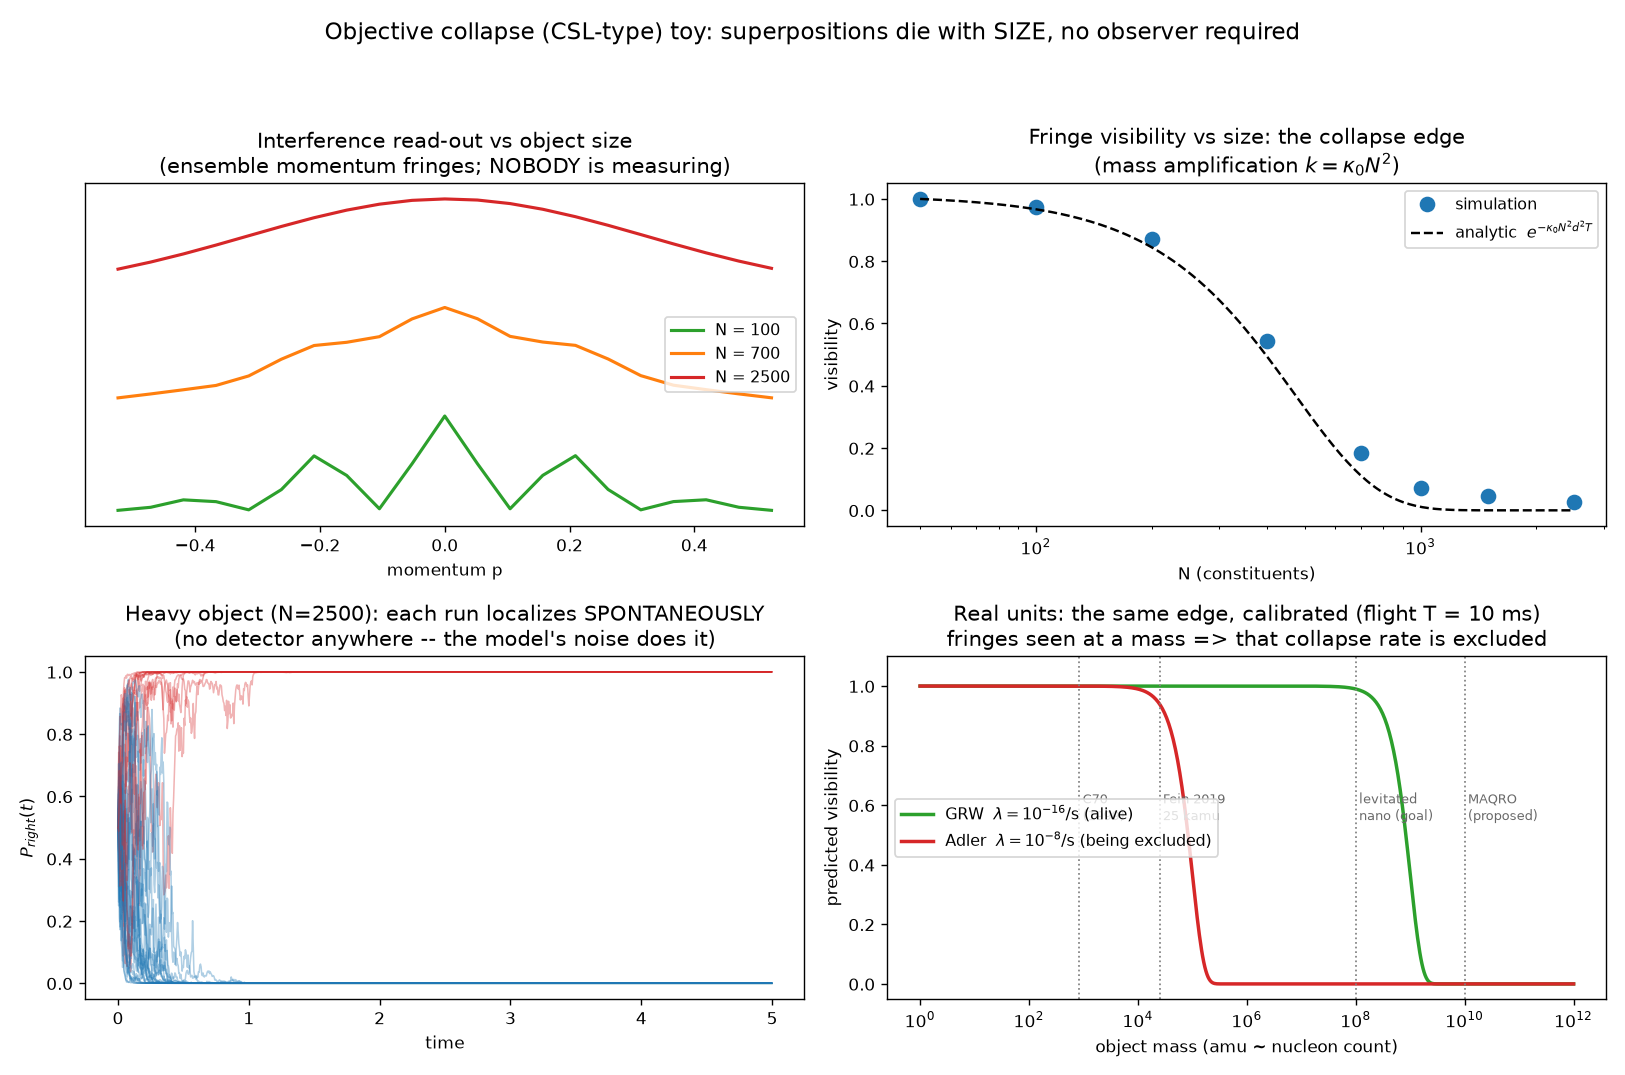

This chart was generated by the following Python code:
"""
Experiment 4 — standard QM vs objective collapse (CSL/QMUPL toy).

Same stochastic equation as weak_measurement.py, ONE change of meaning:
there is NO detector. In collapse models the localization noise is a law of
nature, and its strength for a rigid object scales as N^2 (N nucleons moving
together). Small things stay quantum ~forever; big things localize instantly;
in between sits a testable edge.

    d|psi> = [ -iH dt - k (x-<x>)^2 dt + sqrt(2k) (x-<x>) dW ] |psi>,
    k = kappa0 * N^2         (single-nucleon rate kappa0, mass amplification N^2)

We prepare a cat (two humps, separation d) and read its MOMENTUM-space fringes
(what a matter-wave interferometer effectively measures).  Analytic target for
the quadratic model: coherence(x,x') decays at rate k (x-x')^2, so fringe
visibility V(T) = exp(-k d^2 T).

Deliverables:
  1) MECHANISM (simulated): ensemble momentum fringes for light/medium/heavy
     objects -- full / faded / gone; measured V(N) vs the analytic decay.
  2) NO DETECTOR NEEDED: single trajectories at large N commit to one hump on
     their own (nature rolls the dice; nobody watching).
  3) REAL UNITS (analytic): V = exp(-lambda N^2 T) with T = 10 ms flight,
     lambda_GRW = 1e-16 /s vs lambda_Adler = 1e-8 /s; markers at real
     experiments (C70, Fein 25 kamu, levitated nanoparticle, MAQRO) -- the
     actual exclusion logic: Adler's edge sits at current experiments,
     GRW's edge needs ~1e9 amu.

Honesty notes: quadratic (QMUPL-like) localization = small-separation limit of
CSL; real CSL saturates at Gamma = lambda*N^2 for d >> r_C (used in the real-
units panel).  The strongest current bounds are non-interferometric (X-ray,
LISA Pathfinder) -- this toy shows the interferometric mechanism.
"""
import numpy as np
import matplotlib
matplotlib.use("Agg")
import matplotlib.pyplot as plt

rng = np.random.default_rng(11)

# ---------- batch SSE evolver (same scheme as weak_measurement.py, Ito-correct) ----
def run_sse(psi0, x, k, T, dt, M):
    N = x.size; dx = x[1] - x[0]
    kgrid = 2*np.pi*np.fft.fftfreq(N, dx)
    kin = np.exp(-0.5j * kgrid**2 * dt)
    psi = np.tile(psi0, (M, 1)).astype(np.complex128)
    steps = int(round(T/dt))
    Pr_t = []
    for s in range(steps):
        P = np.abs(psi)**2 * dx
        P /= P.sum(1, keepdims=True)
        xm = (x[None, :]*P).sum(1, keepdims=True)
        Pr_t.append(P[:, x > 0].sum(1))
        psi = np.fft.ifft(np.fft.fft(psi, axis=1)*kin, axis=1)
        dW = rng.normal(0.0, np.sqrt(dt), (M, 1))
        psi *= np.exp(-2*k*(x[None, :]-xm)**2*dt + np.sqrt(2*k)*(x[None, :]-xm)*dW)
        psi /= np.sqrt((np.abs(psi)**2).sum(1, keepdims=True)*dx)
    return psi, np.array(Pr_t)

def momentum_dist(psi, x):
    dx = x[1] - x[0]; N = x.size
    ft = np.fft.fftshift(np.fft.fft(psi, axis=1), axes=1) * dx
    p = np.fft.fftshift(2*np.pi*np.fft.fftfreq(N, dx))
    P = np.abs(ft)**2
    return p, P.mean(0) / np.trapezoid(P.mean(0), p)     # ensemble average

def visibility(p, P, d):
    """contrast between the central fringe max (p=0) and first min (p=pi/d)."""
    Pmax = np.interp(0.0, p, P)
    Pmin = 0.5*(np.interp(np.pi/d, p, P) + np.interp(-np.pi/d, p, P))
    return (Pmax - Pmin) / (Pmax + Pmin)

# ---------- setup: the cat ----------
Ngrid, L = 1024, 120.0
x = np.linspace(-L/2, L/2, Ngrid, endpoint=False)
sig, d = 2.5, 30.0
g = lambda c: np.exp(-(x-c)**2/(4*sig**2))
cat = g(-d/2) + g(d/2)
cat /= np.sqrt((np.abs(cat)**2).sum()*(x[1]-x[0]))

kappa0, T, dt = 1e-9, 5.0, 0.005          # single-nucleon rate (sim units), flight time
Ns = np.array([50, 100, 200, 400, 700, 1000, 1500, 2500])
M = 200

# ---------- 1) mechanism: V(N) from simulation vs analytic ----------
print("MECHANISM (sim units): V(N) vs analytic exp(-kappa0 N^2 d^2 T)")
Vm, dists, Pr_big = [], {}, None
for Nn in Ns:
    k = kappa0 * Nn**2
    psi, Pr_t = run_sse(cat, x, k, T, dt, M)
    p, P = momentum_dist(psi, x)
    Vm.append(visibility(p, P, d))
    if Nn in (100, 700, 2500):
        dists[Nn] = (p, P)
    if Nn == Ns[-1]:
        Pr_big = Pr_t
Vm = np.array(Vm)
Vrel = Vm / Vm[0]                                     # envelope-calibrated
Vth = np.exp(-kappa0*(Ns.astype(float)**2 - float(Ns[0])**2) * d**2 * T)
for Nn, vm, vt in zip(Ns, Vrel, Vth):
    print(f"   N={Nn:5d}:  V_sim(rel) = {vm:6.3f}   analytic = {vt:6.3f}"
          f"   (kd^2T = {kappa0*Nn**2*d**2*T:8.3f})")
err = np.max(np.abs(Vrel - Vth))
print(f"   max |sim - analytic| = {err:.3f}")

# no detector needed: commitment at the largest N
final = Pr_big[-1]
committed = np.mean((final > 0.9) | (final < 0.1))
frac_r = np.mean(final[(final > 0.9) | (final < 0.1)] > 0.5)
print(f"\nNO DETECTOR: at N={Ns[-1]}, {committed*100:.0f}% of runs localized to one hump "
      f"by T; fraction right = {frac_r:.2f} (symmetric cat -> 0.50)")

# ---------- 3) real units ----------
Treal = 0.01                                   # 10 ms interferometer flight
lam_grw, lam_adler = 1e-16, 1e-8
m = np.logspace(0, 12, 600)                    # mass in amu ~ nucleon count
V_grw = np.exp(-lam_grw * m**2 * Treal)
V_adl = np.exp(-lam_adler * m**2 * Treal)
edge = lambda lam: np.sqrt(1.0/(lam*Treal))
print(f"\nREAL UNITS (T = 10 ms): collapse edge N* = sqrt(1/(lambda T))")
print(f"   GRW   (1e-16/s): N* = {edge(lam_grw):.1e} amu   (needs MAQRO-class)")
print(f"   Adler (1e-8 /s): N* = {edge(lam_adler):.1e} amu   (at current experiments)")

# ---------- figure ----------
fig, ax = plt.subplots(2, 2, figsize=(13, 8.6))

off = 0.0
cols = {100: "tab:green", 700: "tab:orange", 2500: "tab:red"}
for Nn in (100, 700, 2500):
    p, P = dists[Nn]
    sel = np.abs(p) < 0.55
    ax[0, 0].plot(p[sel], P[sel]/P[sel].max() + off, color=cols[Nn], lw=1.8,
                  label=f"N = {Nn}")
    off += 1.15
ax[0, 0].set_title("Interference read-out vs object size\n(ensemble momentum fringes; NOBODY is measuring)")
ax[0, 0].set_xlabel("momentum p"); ax[0, 0].set_yticks([])
ax[0, 0].legend(fontsize=9)

ax[0, 1].semilogx(Ns, Vrel, "o", ms=8, color="tab:blue", label="simulation")
NN = np.logspace(np.log10(Ns[0]), np.log10(Ns[-1]), 200)
ax[0, 1].semilogx(NN, np.exp(-kappa0*(NN**2 - float(Ns[0])**2)*d**2*T), "k--",
                  lw=1.4, label=r"analytic  $e^{-\kappa_0 N^2 d^2 T}$")
ax[0, 1].set_title("Fringe visibility vs size: the collapse edge\n(mass amplification $k=\\kappa_0 N^2$)")
ax[0, 1].set_xlabel("N (constituents)"); ax[0, 1].set_ylabel("visibility")
ax[0, 1].legend(fontsize=9)

for j in range(40):
    c = "tab:red" if Pr_big[-1, j] > 0.5 else "tab:blue"
    ax[1, 0].plot(np.arange(Pr_big.shape[0])*dt, Pr_big[:, j], color=c, alpha=0.35, lw=0.9)
ax[1, 0].set_title(f"Heavy object (N={Ns[-1]}): each run localizes SPONTANEOUSLY\n(no detector anywhere -- the model's noise does it)")
ax[1, 0].set_xlabel("time"); ax[1, 0].set_ylabel(r"$P_{right}(t)$")

ax[1, 1].semilogx(m, V_grw, color="tab:green", lw=2, label=r"GRW  $\lambda=10^{-16}$/s (alive)")
ax[1, 1].semilogx(m, V_adl, color="tab:red", lw=2, label=r"Adler  $\lambda=10^{-8}$/s (being excluded)")
marks = [(840, "C70\n(1999)"), (2.5e4, "Fein 2019\n25 kamu"), (1e8, "levitated\nnano (goal)"), (1e10, "MAQRO\n(proposed)")]
for mm, lab in marks:
    ax[1, 1].axvline(mm, color="gray", ls=":", lw=1)
    ax[1, 1].text(mm*1.15, 0.55, lab, fontsize=7.5, color="dimgray")
ax[1, 1].set_title("Real units: the same edge, calibrated (flight T = 10 ms)\nfringes seen at a mass => that collapse rate is excluded")
ax[1, 1].set_xlabel("object mass (amu ~ nucleon count)"); ax[1, 1].set_ylabel("predicted visibility")
ax[1, 1].set_ylim(-0.05, 1.1); ax[1, 1].legend(fontsize=9, loc="center left")

fig.suptitle("Objective collapse (CSL-type) toy: superpositions die with SIZE, no observer required",
             fontsize=13.5)
fig.tight_layout(rect=[0, 0, 1, 0.94])
fig.savefig("csl_toy.png", dpi=125)
print("\nsaved -> qsim/csl_toy.png")
